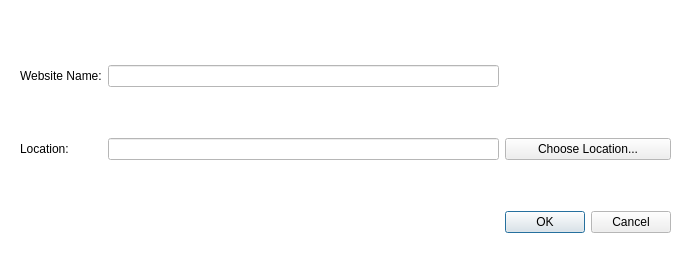
<?xml version="1.0" encoding="UTF-8"?>
<ui version="4.0">
 <class>newWebsiteDialog</class>
 <widget class="QDialog" name="newWebsiteDialog">
  <property name="geometry">
   <rect>
    <x>0</x>
    <y>0</y>
    <width>689</width>
    <height>260</height>
   </rect>
  </property>
  <property name="sizePolicy">
   <sizepolicy hsizetype="Fixed" vsizetype="Fixed">
    <horstretch>0</horstretch>
    <verstretch>0</verstretch>
   </sizepolicy>
  </property>
  <property name="minimumSize">
   <size>
    <width>689</width>
    <height>260</height>
   </size>
  </property>
  <property name="maximumSize">
   <size>
    <width>689</width>
    <height>260</height>
   </size>
  </property>
  <property name="palette">
   <palette>
    <active>
     <colorrole role="Base">
      <brush brushstyle="SolidPattern">
       <color alpha="255">
        <red>255</red>
        <green>255</green>
        <blue>255</blue>
       </color>
      </brush>
     </colorrole>
     <colorrole role="Window">
      <brush brushstyle="SolidPattern">
       <color alpha="255">
        <red>255</red>
        <green>255</green>
        <blue>255</blue>
       </color>
      </brush>
     </colorrole>
    </active>
    <inactive>
     <colorrole role="Base">
      <brush brushstyle="SolidPattern">
       <color alpha="255">
        <red>255</red>
        <green>255</green>
        <blue>255</blue>
       </color>
      </brush>
     </colorrole>
     <colorrole role="Window">
      <brush brushstyle="SolidPattern">
       <color alpha="255">
        <red>255</red>
        <green>255</green>
        <blue>255</blue>
       </color>
      </brush>
     </colorrole>
    </inactive>
    <disabled>
     <colorrole role="Base">
      <brush brushstyle="SolidPattern">
       <color alpha="255">
        <red>255</red>
        <green>255</green>
        <blue>255</blue>
       </color>
      </brush>
     </colorrole>
     <colorrole role="Window">
      <brush brushstyle="SolidPattern">
       <color alpha="255">
        <red>255</red>
        <green>255</green>
        <blue>255</blue>
       </color>
      </brush>
     </colorrole>
    </disabled>
   </palette>
  </property>
  <property name="windowTitle">
   <string>New Website</string>
  </property>
  <property name="modal">
   <bool>true</bool>
  </property>
  <widget class="QWidget" name="layoutWidget">
   <property name="geometry">
    <rect>
     <x>20</x>
     <y>20</y>
     <width>651</width>
     <height>261</height>
    </rect>
   </property>
   <layout class="QGridLayout" name="gridLayout">
    <item row="2" column="2">
     <widget class="QDialogButtonBox" name="okCancelButtonBox">
      <property name="sizePolicy">
       <sizepolicy hsizetype="Fixed" vsizetype="Fixed">
        <horstretch>0</horstretch>
        <verstretch>0</verstretch>
       </sizepolicy>
      </property>
      <property name="orientation">
       <enum>Qt::Horizontal</enum>
      </property>
      <property name="standardButtons">
       <set>QDialogButtonBox::Cancel|QDialogButtonBox::Ok</set>
      </property>
     </widget>
    </item>
    <item row="0" column="0">
     <widget class="QLabel" name="websiteNameLabel">
      <property name="text">
       <string>Website Name:</string>
      </property>
      <property name="alignment">
       <set>Qt::AlignLeading|Qt::AlignLeft|Qt::AlignVCenter</set>
      </property>
     </widget>
    </item>
    <item row="0" column="1">
     <widget class="QLineEdit" name="websiteNameTextField"/>
    </item>
    <item row="1" column="1">
     <widget class="QLineEdit" name="locationTextField">
      <property name="text">
       <string notr="true"/>
      </property>
      <property name="readOnly">
       <bool>true</bool>
      </property>
     </widget>
    </item>
    <item row="1" column="0">
     <widget class="QLabel" name="locationLabel">
      <property name="text">
       <string>Location:</string>
      </property>
      <property name="alignment">
       <set>Qt::AlignLeading|Qt::AlignLeft|Qt::AlignVCenter</set>
      </property>
     </widget>
    </item>
    <item row="1" column="2">
     <widget class="QPushButton" name="chooseLocationButton">
      <property name="text">
       <string>Choose Location...</string>
      </property>
     </widget>
    </item>
    <item row="2" column="0">
     <widget class="QLabel" name="warningTitleLabel">
      <property name="font">
       <font>
        <pointsize>13</pointsize>
        <weight>75</weight>
        <italic>false</italic>
        <bold>true</bold>
        <underline>false</underline>
       </font>
      </property>
      <property name="styleSheet">
       <string notr="true">color: rgb(255, 0, 0);</string>
      </property>
      <property name="text">
       <string/>
      </property>
      <property name="alignment">
       <set>Qt::AlignRight|Qt::AlignTrailing|Qt::AlignVCenter</set>
      </property>
     </widget>
    </item>
    <item row="2" column="1">
     <widget class="QLabel" name="warningContentLabel">
      <property name="font">
       <font>
        <italic>false</italic>
        <underline>false</underline>
       </font>
      </property>
      <property name="styleSheet">
       <string notr="true">color: rgb(255, 0, 0);</string>
      </property>
      <property name="text">
       <string/>
      </property>
      <property name="wordWrap">
       <bool>true</bool>
      </property>
     </widget>
    </item>
   </layout>
  </widget>
 </widget>
 <resources/>
 <connections>
  <connection>
   <sender>okCancelButtonBox</sender>
   <signal>accepted()</signal>
   <receiver>newWebsiteDialog</receiver>
   <slot>accept()</slot>
   <hints>
    <hint type="sourcelabel">
     <x>248</x>
     <y>254</y>
    </hint>
    <hint type="destinationlabel">
     <x>157</x>
     <y>274</y>
    </hint>
   </hints>
  </connection>
  <connection>
   <sender>okCancelButtonBox</sender>
   <signal>rejected()</signal>
   <receiver>newWebsiteDialog</receiver>
   <slot>reject()</slot>
   <hints>
    <hint type="sourcelabel">
     <x>316</x>
     <y>260</y>
    </hint>
    <hint type="destinationlabel">
     <x>286</x>
     <y>274</y>
    </hint>
   </hints>
  </connection>
 </connections>
</ui>
